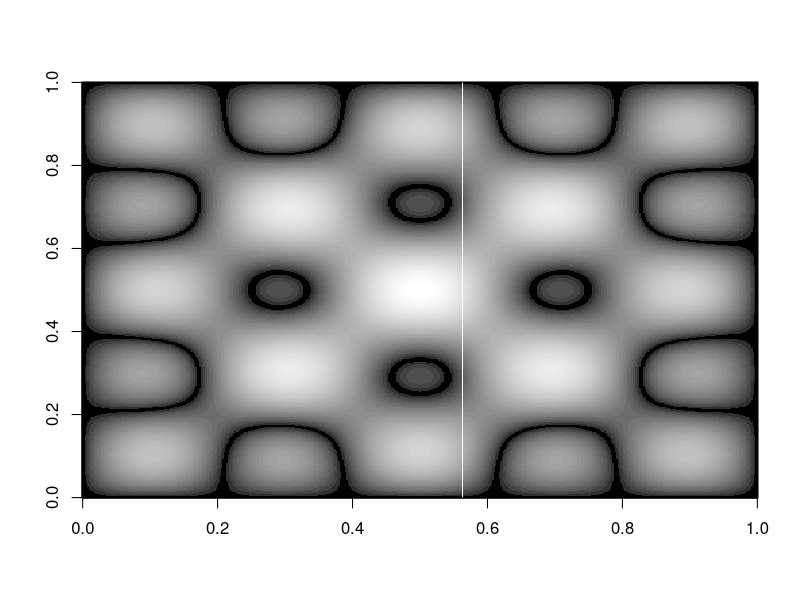

Reproduce this figure in R.

# Generates an image similar to a "Chlandi Figure." Chlandi Figures are nodal patterns
# that occur on vibrating surfaces.

# The surface is modeled as a matrix, each point representing the 
# displacement of the surface while vibrating.
# The vibration is modled as the sum of a set of terms, each of which
# is a product of sin waves - one along the x direction, one along the y direction.
# The sin wave terms have different frequencies - starting with the 
# 'fundamental' frequency (wavelength is 1/2 the length of the surface),
# and followed by various 'harmonics'. 

t <- 0:500
f <- 2*pi/500
i <- 0
chlandi  <- 0:500 * 0 # first row is zero, as sin(0) = 0

# Now add 500 more rows, first factor in each term varies as we go across a row (from t)
# second factor of each term varies as we go down a column (from i)
for ( i in 1:500) { 
  chlandi  <- rbind(chlandi , # comment out different factors below to generate
                              # a variety of images
                    +  sin(1/2*f*t)*sin(1/2*f*i) 
                    #+ sin(f*t)*sin(f*i)  
                    #+ sin(3/2*f*t)*sin(3/2*f*i)  
                    #+ sin(2*f*t)*sin(2*f*i)
                    + sin(5/2*f*t)*sin(5/2*f*i)
                    #+ sin(3*f*t)*sin(3*f*i)
                    #- sin(7/2*f*t)*sin(7/2*f*i)
                    #+ sin(4*f*t)*sin(4*f*i)
                    # sin(9/2*f*t)*sin(9/2*f*i)
                    
  )
}
# Reset the graph layout in case it was previously set elsewhere.
par(mfrow=c(1,1))

# We want the matrix to record just the displacement of each
# point, not whether it happens to be up or down - in a standing
# wave the non nodal areas oscillate between positive and negative.
# So just take the absolute value of each point.
chlandi <- abs(chlandi)

# use the image or contour functions to display the results
image(chlandi, col=grey.colors(40, start=0, end=1))
#contour(chlandi)